Frame 1 (no input): blank canvas, image omitted
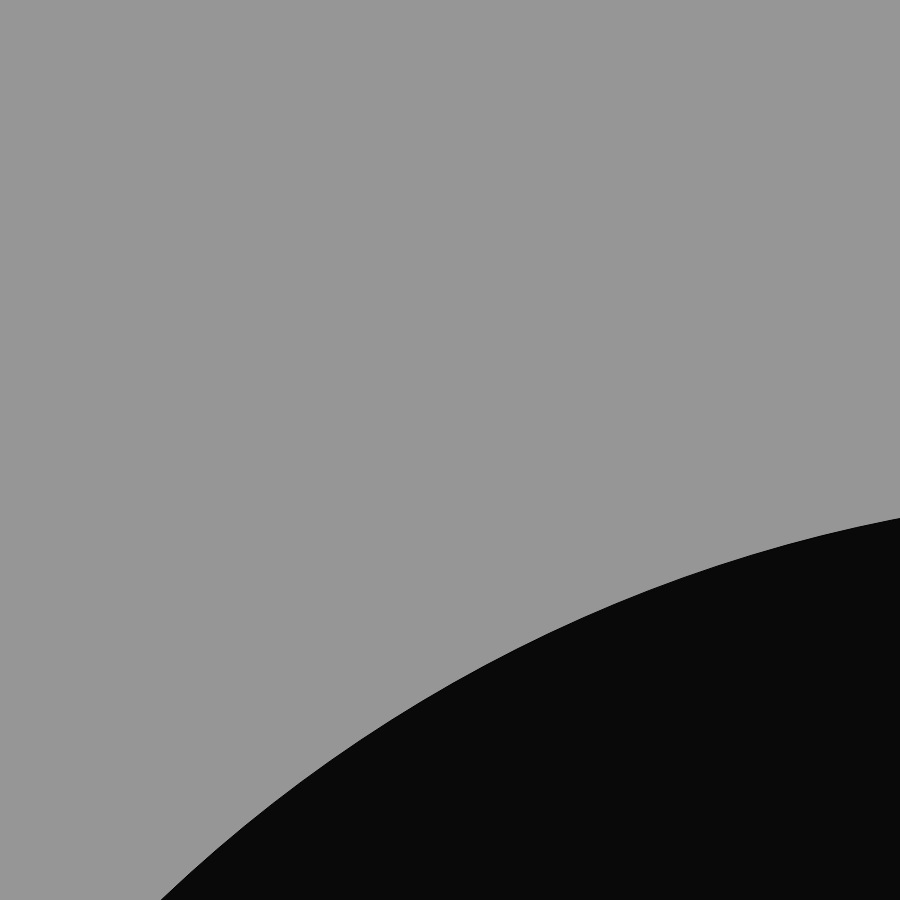
Frame 60 (no input)
Frame 120 (the mouse pressed at the canvas centre since frame 60): blank canvas, image omitted

The p5.js sketch that drew this single still picture (run headless with seeded random() and noise() and a simulated clock; from frame 60 on, the mouse is pressed at the canvas centre):

// p5.js sketch
// ── sketch.js
function setup(){
    createCanvas(900,900);
    background(150);
}
var x=0;

function draw(){
    background(150);
    ellipse(x/5,x/3, x/2);
    fill(random(0,255));
    x += 100
    
}
